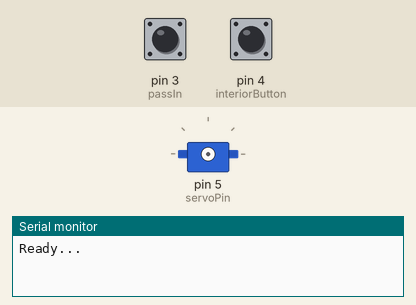
Recording of a sketch running on a simulated Arduino Uno, built with avr-gcc and run on an emulated ATmega328P. Parts: servo, the last lines printed to the serial monitor. The test bench sets the inputs (shaded band); at power-on: pin 4 (interiorButton) LOW, pin 3 (passIn) LOW.

Above: at 1.2 s.
1.3 s: pin 4 (interiorButton) pulled HIGH for 0.15 s
At 1.9 s:
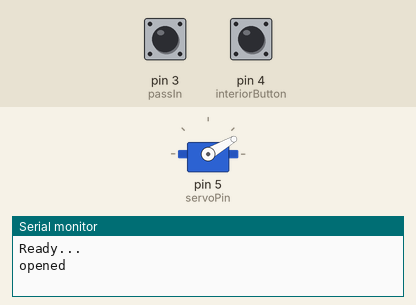
3.5 s: pin 4 (interiorButton) pulled HIGH for 3.2 s
At 4.4 s:
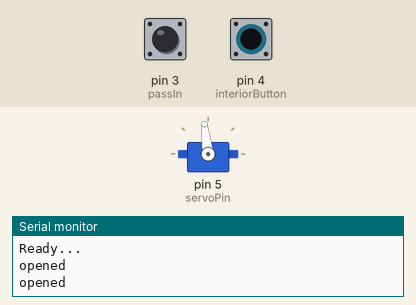
8.2 s: pin 3 (passIn) pulsed HIGH 5 times (0.12 s each, 0.3 s apart)
At 12.4 s:
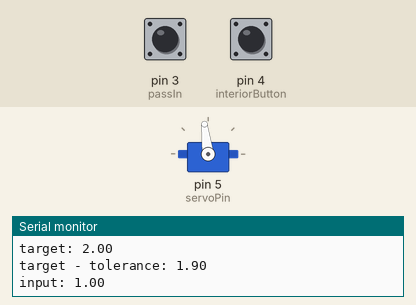
Timing chart, 0 to 13.9 s (numbered marks = the images above; inputs shaded):
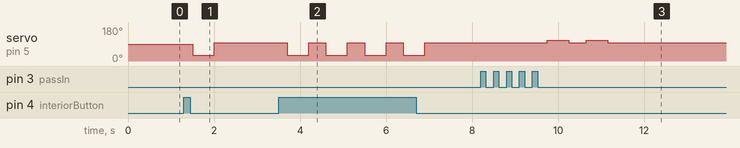

Measured:
- after the input at 1.3 s, servo on pin 5 (servoPin): 90° → 30° after 0.20 s, → 97° 0.50 s later
- after the input at 3.5 s, servo on pin 5 (servoPin): alternates 97° for 0.40 s and 30° for 0.50 s, 8 changes in all, then stays 97°, starting after 0.20 s
- after the input at 8.2 s, servo on pin 5 (servoPin): alternates 110° for 0.50 s and 97° for 0.40 s, 4 changes in all, then stays 97°, starting after 1.5 s

The sketch:

patternLockFinalBuild.ino
```cpp
/*
 * patternLockFinalBuild.ino
 * This is a locking mechanism for a bedroom door. There are buttons inside the room that open the
 * door when pressed (constant *interiorButton* defines the arduino input pin which is configurable),
 * and a single button outside the door which requires a specific press pattern conprising 5 presses
 * to open the door (constant *passIn* defines pin). The door used in this project is a wooden bedroom
 * door with a latch, allowing a servo motor to lift the latch. If you use a different locking/opening
 * mechanism on your door all you have to change is function *void open()*.
 *    SETUP
 *      To setup the system you need a button on the inside of the door hooked up to pin 4, a button
 *    outside hooked up to pin 3, and the servo motor hooked up to pin 5. My servo has to be powered
 *    externally because it takes a lot to lift my door latch. If you do this make sure servo ground
 *    is connected to arduino ground otherwise your servo wont work.
 *      I suggest running the program looking at the serial output during setup to calibrate your
 *    passwords and tolerance.
 *      Also note that if a password check succeeds it will print "opened" at the end. This can be used
 *    for testing without a servo hooked up. If any password check fails debug data will be printed
 * by Nayan Sawyer
 * Final implementation of a project started years ago
 * version 1.0.1 Oct 16 2019
 * changes 1.0.1:
 *      added *void notify*
 */

#include <Servo.h>
Servo myServo;

/*
 *  VARIABLES
 */
int count = 0; // stores passIn button press count
unsigned long a[]={0,0,0,0,0}; // input storage
double del[]={0,0,0,0,0}; // delay storage
double rat[] = {0,0,0}; // ratio storage

// The following global variables can be set according to user preferance and configuration
const int numPass = 2; // Number of ratios that open door !MUST MATCH NUMBER OF ENTRIES IN VARIABLE pass!
double pass[numPass][3] = { // List of ratios that will open door
  {0.50,1.00,0.50},
  {2.00,2.00,2.00}
};
double tolerance = 0.10; // Inaccuracy tolerance
// Pin definition
const int passIn = 3; // This is the arduino pin number for exterior button (password input)
const int interiorButton = 4; // This is the arduino pin number for the interior buttons
const int servoPin = 5; // This is the arduino pin number for driving the servo

/*
 *  PROGRAM START
 */
void setup(){
  Serial.begin(115200);
  Serial.println("Ready...");
}
// After *void setup()* the program continues at *void loop()* at the very bottom

/*
 *  FUNCTIONS
 */

// Capture delays between button presses
void dataCapture(){
  a[count]=millis();
  count++;

  // Cancel button debounce
  while(digitalRead(passIn) == HIGH){
    delay(2);
  }
}

// Display delays between presses. For setup and debug
void displayData(){
  // Calcualate delays between keypresses
  del[0] = a[1] - a[0];
  del[1] = a[2] - a[1];
  del[2] = a[3] - a[2];
  del[3] = a[4] - a[3];

  // Display raw delay data for setup/debug
  for(int a = 0; a < 4; a++){
    Serial.print("Delay ");
    Serial.print(a);
    Serial.print(" ");
    Serial.print(del[a]);
    Serial.println(" ms");
  }

  // Calculate ratios of subsequent delays to initial delay
  rat[0] = del[1] / del[0];
  rat[1] = del[2] / del[0];
  rat[2] = del[3] / del[0];

  // Display ratios of key press delays for setup/debug
  Serial.println();
  Serial.println("During setup if you have entered your password correctly");
  Serial.println("the following three ratios should be put in array *pass*");
  for(int b = 0; b < 3; b++){
    Serial.println();
    Serial.print("Ratio ");
    Serial.print(b);
    Serial.print(" ");
    Serial.print(rat[b]);
  }

  Serial.println("");
  Serial.println("- - - - - - - - -");
  count=0;
  // Cancel button debounce
  while(digitalRead(passIn) == HIGH){
    delay(2);
  }
}

// Check input combination against stored combinations. All Serial output is for setup/debug
bool checkCombo(int j){
  for(int i = 0; i < 3; i++){
    if(rat[i] < (pass[j][i] - tolerance)){
      Serial.print("below target password ");
      Serial.println(j);
      Serial.print("i = ");
      Serial.println(i);
      Serial.print("target: ");
      Serial.println(pass[j][i]);
      Serial.print("target - tolerance: ");
      Serial.println(pass[j][i] - tolerance);
      Serial.print("input: ");
      Serial.println(rat[i]);
      Serial.println();
      return false;
    }
    else if(rat[i] > (pass[j][i] + tolerance)){
      Serial.print("above target password ");
      Serial.println(j);
      Serial.print("i = ");
      Serial.println(i);
      Serial.print("target: ");
      Serial.println(pass[j][i]);
      Serial.print("target + tolerance: ");
      Serial.println(pass[j][i] + tolerance);
      Serial.print("input: ");
      Serial.println(rat[i]);
      Serial.println();
      return false;
    }
  }
  // Function only reaches here if input is within tolerance of target
  open();
  return true;
}

// Function for servo control. Current resting pos is 97, open pos is 30.
void open() {
  Serial.println("opened");
  myServo.attach(servoPin);
  delay(200);
  myServo.write(30); // Open position
  delay(500);
  myServo.write(97); // Closed position (rests here when not in use)
  delay(200);
  myServo.detach();
}

// Run servo so you know when the attempt has failed
void notify(){
  myServo.attach(servoPin);
  delay(200);
  myServo.write(110);
  delay(500);
  myServo.write(97);
  delay(200);
  myServo.detach();
}

/*
 *  PROGRAM CONTINUES
 */

// Main loop
void loop(){
  if(digitalRead(interiorButton) == HIGH){
    open();
    count = 0; // Reset for debugging
  }
  if (digitalRead(passIn)==HIGH){
    dataCapture();
  }
  if (count>4){
    displayData();
    for(int j = 0; j < numPass; j++){
      if(checkCombo(j)){
        break;
      }
      notify();
    }
  }
}
```
